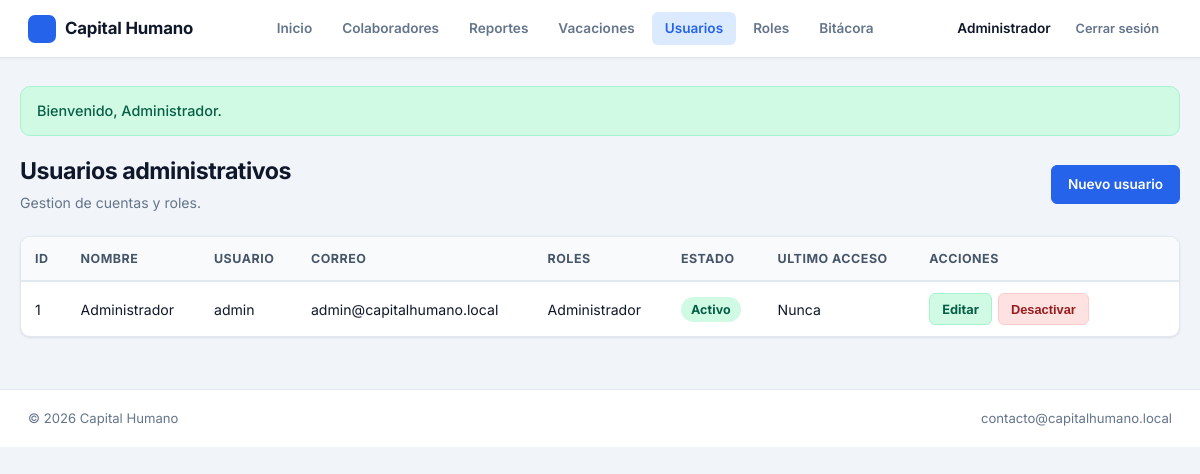
The app's page /publico/index.php?route=usuarios.index (signed in) with its own data.
### tables this page shows
CREATE TABLE usuarios (
    id INT AUTO_INCREMENT PRIMARY KEY,
    nombre VARCHAR(100) NOT NULL,
    correo VARCHAR(150) NOT NULL,
    usuario VARCHAR(50) NOT NULL,
    password_hash VARCHAR(255) NOT NULL,
    activo TINYINT(1) NOT NULL DEFAULT 1,
    intentos_fallidos INT NOT NULL DEFAULT 0,
    bloqueado_hasta DATETIME NULL,
    ultimo_acceso DATETIME NULL,
    fecha_registro TIMESTAMP DEFAULT CURRENT_TIMESTAMP,
    UNIQUE KEY uq_usuarios_correo (correo),
    UNIQUE KEY uq_usuarios_usuario (usuario)
);

### bootstrap.php (called while the page is built, shortened)
<?php
function e(mixed $value): string
{
    return Sanitizer::escape($value);
}
function url(string $route, array $params = []): string
{
    $params = array_merge(['route' => $route], $params);
    return 'index.php?' . http_build_query($params);
}
function render_view(string $view, array $data = []): void
{
    extract($data, EXTR_SKIP);
    $viewFile = ROOT_PATH . DIRECTORY_SEPARATOR . 'app' . DIRECTORY_SEPARATOR . 'vistas' . DIRECTORY_SEPARATOR . str_replace('/', DIRECTORY_SEPARATOR, $view) . '.php';
    require ROOT_PATH . DIRECTORY_SEPARATOR . 'app' . DIRECTORY_SEPARATOR . 'vistas' . DIRECTORY_SEPARATOR . 'layouts' . DIRECTORY_SEPARATOR . 'header.php';
    require $viewFile;
    require ROOT_PATH . DIRECTORY_SEPARATOR . 'app' . DIRECTORY_SEPARATOR . 'vistas' . DIRECTORY_SEPARATOR . 'layouts' . DIRECTORY_SEPARATOR . 'footer.php';
}
function flash(string $key, ?string $message = null): ?string
{
    $value = $_SESSION['flash'][$key] ?? null;
    return $value;
}

### app/controladores/UsuarioController.php (called while the page is built, shortened)
<?php
final class UsuarioController
{
    private Usuario $usuarios;
    public function __construct()
    {
        $this->usuarios = new Usuario();
    }
    public function index(): void
    {
        render_view('usuarios/index', [
            'title' => 'Usuarios',
            'usuarios' => $this->usuarios->all(),
        ]);
    }
}

### publico/index.php (called while the page is built, shortened)
<?php
require dirname(__DIR__) . DIRECTORY_SEPARATOR . 'bootstrap.php';
$routes = require ROOT_PATH . DIRECTORY_SEPARATOR . 'rutas' . DIRECTORY_SEPARATOR . 'web.php';
$route = $_GET['route'] ?? 'home';
[$class, $method] = $routes[$route];
try {
    (new $class())->$method();
} catch (Throwable $exception) {
    http_response_code(500);
    (new \App\Servicios\WebErrorHandler())->handle($exception);
    render_view('colaboradores/index', [
        'title' => 'Error',
        'colaboradores' => [],
        'q' => '',
    ]);
}

### app/utilidades/Sanitizer.php (called while the page is built, shortened)
<?php
final class Sanitizer
{
    public static function escape(mixed $value): string
    {
        return htmlspecialchars((string) $value, ENT_QUOTES, 'UTF-8');
    }
}

### app/servicios/AuthService.php (called while the page is built, shortened)
<?php
final class AuthService
{
    public static function check(): bool
    {
        return !empty($_SESSION['usuario_id']);
    }
    public static function user(): ?array
    {
        return [
            'id' => $_SESSION['usuario_id'],
            'usuario' => $_SESSION['usuario'],
            'nombre' => $_SESSION['usuario_nombre'],
        ];
    }
    public static function can(string $modulo, string $accion): bool
    {
        $permisos = $_SESSION['permisos'] ?? [];
        $permisoId = self::permissionId($modulo, $accion);
        return $permisoId !== null && in_array($permisoId, $permisos, true);
    }
    private static function permissionId(string $modulo, string $accion): ?int
    {
        $db = \Config\Database::getConnection();
        $statement = $db->prepare('SELECT id FROM permisos WHERE modulo = :modulo AND accion = :accion');
        $statement->execute(['modulo' => $modulo, 'accion' => $accion]);
        $id = $statement->fetchColumn();
        return $id === false ? null : (int) $id;
    }
}

### app/modelos/Usuario.php (called while the page is built, shortened)
<?php
final class Usuario
{
    private PDO $db;
    public function __construct(?PDO $db = null)
    {
        $this->db = $db ?? Database::getConnection();
    }
    public function all(): array
    {
        $statement = $this->db->query(
            'SELECT u.*, GROUP_CONCAT(r.nombre SEPARATOR ", ") AS roles
             FROM usuarios u
             LEFT JOIN usuario_rol ur ON ur.usuario_id = u.id
             LEFT JOIN roles r ON r.id = ur.rol_id
             GROUP BY u.id
             ORDER BY u.fecha_registro DESC'
        );
        return $statement->fetchAll();
    }
}

### config/Database.php (called while the page is built, shortened)
<?php
final class Database
{
    private static ?PDO $connection = null;
    public static function getConnection(): PDO
    {
        if (self::$connection instanceof PDO) {
            return self::$connection;
        }
        $host = (string) ($_ENV['DB_HOST'] ?? '127.0.0.1');
        $port = (string) ($_ENV['DB_PORT'] ?? '3306');
        $database = (string) ($_ENV['DB_DATABASE'] ?? 'CapitalHumano');
        $username = (string) ($_ENV['DB_USERNAME'] ?? 'root');
        $password = (string) ($_ENV['DB_PASSWORD'] ?? '');
        $dsn = "mysql:host={$host};port={$port};dbname={$database};charset=utf8mb4";
        try {
            self::$connection = new PDO($dsn, $username, $password, [
                PDO::ATTR_ERRMODE => PDO::ERRMODE_EXCEPTION,
                PDO::ATTR_DEFAULT_FETCH_MODE => PDO::FETCH_ASSOC,
                PDO::ATTR_EMULATE_PREPARES => false,
            ]);
        } catch (PDOException $exception) {
            throw new RuntimeException('No fue posible conectar con la base de datos. Revise la configuracion.', 0, $exception);
        }
        return self::$connection;
    }
}

### app/vistas/usuarios/index.php (the view, shortened to what this page needs)
<section class="section-head row-between">
    <div>
        <h1>Usuarios administrativos</h1>
        <p>Gestion de cuentas y roles.</p>
    </div>
    <?php if (\App\Servicios\AuthService::can('usuarios', 'crear')): ?>
        <a class="btn primary" href="<?= e(url('usuarios.create')) ?>">Nuevo usuario</a>
    <?php endif; ?>
</section>
<div class="table-wrap">
    <table>
        <thead>
            <tr>
                <th>ID</th>
                <th>Nombre</th>
                <th>Usuario</th>
                <th>Correo</th>
                <th>Roles</th>
                <th>Estado</th>
                <th>Ultimo acceso</th>
                <th>Acciones</th>
            </tr>
        </thead>
        <tbody>
        <?php foreach ($usuarios as $u): ?>
            <tr>
                <td><?= e($u['id']) ?></td>
                <td><?= e($u['nombre']) ?></td>
                <td><?= e($u['usuario']) ?></td>
                <td><?= e($u['correo']) ?></td>
                <td><?= e($u['roles'] ?? 'Sin rol') ?></td>
                <td>
                    <span class="badge <?= (int) $u['activo'] === 1 ? 'ok' : 'danger' ?>">
                        <?= (int) $u['activo'] === 1 ? 'Activo' : 'Inactivo' ?>
                    </span>
                </td>
                <td><?= e($u['ultimo_acceso'] ?? 'Nunca') ?></td>
                <td class="actions">
                    <?php if (\App\Servicios\AuthService::can('usuarios', 'editar')): ?>
                        <a class="action-btn edit" href="<?= e(url('usuarios.edit', ['id' => $u['id']])) ?>">Editar</a>
                        <form method="post" action="<?= e(url('usuarios.toggle', ['id' => $u['id']])) ?>" class="inline">
                            <button type="submit" class="action-btn <?= (int) $u['activo'] === 1 ? 'danger-soft' : 'ok' ?>">
                                <?= (int) $u['activo'] === 1 ? 'Desactivar' : 'Activar' ?>
                            </button>
                        </form>
                    <?php endif; ?>
                </td>
            </tr>
        <?php endforeach; ?>
        </tbody>
    </table>
</div>

### app/vistas/layouts/header.php (shortened to what this page needs)
<!doctype html>
<html lang="es">
<head>
    <link rel="stylesheet" href="assets/css/styles.css">
</head>
<body>
    <header class="topbar">
        <a class="brand" href="<?= e(url('home')) ?>">Capital Humano</a>
        <nav class="nav">
            <a href="<?= e(url('home')) ?>"
                class="<?= ($_GET['route'] ?? 'home') === 'home' ? 'active' : '' ?>">Inicio</a>
            <?php if (\App\Servicios\AuthService::can('colaboradores', 'ver')): ?>
                <a href="<?= e(url('colaboradores.index')) ?>"
                    class="<?= str_starts_with($_GET['route'] ?? '', 'colaboradores') ? 'active' : '' ?>">Colaboradores</a>
            <?php endif; ?>
            <?php if (\App\Servicios\AuthService::can('reportes', 'ver')): ?>
                <a href="<?= e(url('reportes.index')) ?>"
                    class="<?= str_starts_with($_GET['route'] ?? '', 'reportes') ? 'active' : '' ?>">Reportes</a>
            <?php endif; ?>
            <?php if (\App\Servicios\AuthService::can('vacaciones', 'ver')): ?>
                <a href="<?= e(url('vacaciones.index')) ?>"
                    class="<?= str_starts_with($_GET['route'] ?? '', 'vacaciones') ? 'active' : '' ?>">Vacaciones</a>
            <?php endif; ?>
            <?php if (\App\Servicios\AuthService::can('usuarios', 'ver')): ?>
                <a href="<?= e(url('usuarios.index')) ?>"
                    class="<?= str_starts_with($_GET['route'] ?? '', 'usuarios') ? 'active' : '' ?>">Usuarios</a>
            <?php endif; ?>
            <?php if (\App\Servicios\AuthService::can('roles', 'ver')): ?>
                <a href="<?= e(url('roles.index')) ?>"
                    class="<?= str_starts_with($_GET['route'] ?? '', 'roles') ? 'active' : '' ?>">Roles</a>
            <?php endif; ?>
            <?php if (\App\Servicios\AuthService::can('usuarios', 'ver')): ?>
                <a href="<?= e(url('bitacora')) ?>"
                    class="<?= ($_GET['route'] ?? '') === 'bitacora' ? 'active' : '' ?>">Bitácora</a>
            <?php endif; ?>
        </nav>
        <div class="user-menu">
            <?php if (\App\Servicios\AuthService::check()): ?>
                <span class="user-name"><?= e((\App\Servicios\AuthService::user()['nombre'] ?? '')) ?></span>
                <form method="post" action="<?= e(url('logout')) ?>" class="inline">
                    <button type="submit" class="btn small ghost">Cerrar sesión</button>
                </form>
            <?php else: ?>
                <a href="<?= e(url('login')) ?>" class="btn small primary">Iniciar sesión</a>
            <?php endif; ?>
        </div>
    </header>
    <main class="page">
        <?php if ($message = flash('success')): ?>
            <div class="alert alert-success"><?= e($message) ?></div>
        <?php endif; ?>

### records on screen
usuarios: nombre "Administrador", id "1", usuario "admin", correo "admin@capitalhumano.local", roles "Administrador", activo "Activo", ultimo_acceso "Nunca"

### other values on screen
$message "Bienvenido, Administrador."
